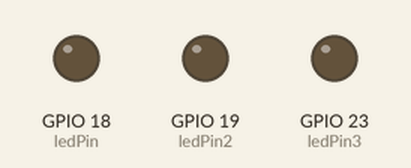
The sketch below on a simulated ESP32. Parts: output pins drawn as LEDs (lit = HIGH).

Above: at 0.05 s.
At 1.5 s:
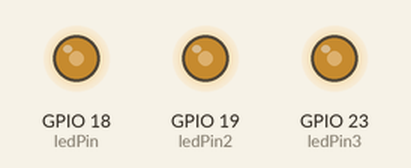
At 3.0 s:
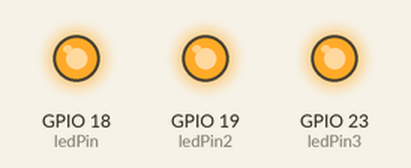
Timing chart, 0 to 6.9 s (numbered marks = the images above):
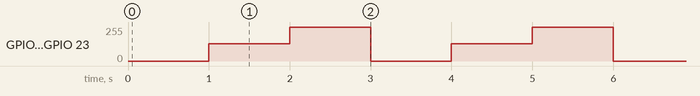

The sketch:

sketch_jul18b.ino
```cpp
int ledPin=18;
int ledPin2=19;
int ledPin3=23;
void setup() {
  // put your setup code here, to run once:
ledcSetup(0,5000,10);
ledcAttachPin(ledPin,0);
ledcAttachPin(ledPin2,0);
ledcAttachPin(ledPin3,0);
}

void loop() {
  // put your main code here, to run repeatedly:
ledcWrite(0,0);
delay(1000);
ledcWrite(0,512);
delay(1000);
ledcWrite(0,1023);
delay(1000);
}
```

Measured:
- by itself, GPIO 18 (ledPin), GPIO 19 (ledPin2), GPIO 23 (ledPin3): repeats every 3.0 s: 255/255 1.0 s, 0/255 1.0 s, 128/255 1.0 s
